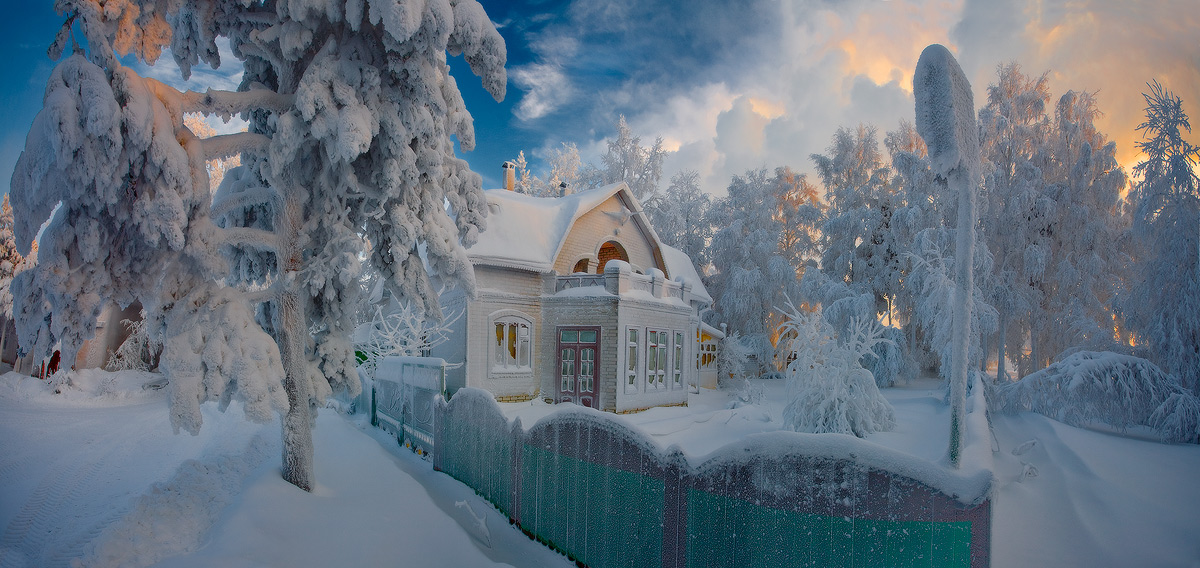
#> input picture pract6/image.jpg, 1200 x 568 px
$ python run.py
#> lines starting #> are read from the running program, lines starting #| are printed output that depends on the picture
#> the answer given: 3
from PIL import Image
import numpy as np
from sklearn import linear_model
import matplotlib.pyplot as plt


def compression(src, result, pn, bit):
#> called with src = 'image.jpg', result = 'compression_3_bits.jpg', pn = 5, bit = 3
    im = Image.open(src)
#> im is the input picture: PIL image 1200x568 RGB; mean R, G, B 101.8, 114.2, 126.7

    data = np.array(im.getdata()).reshape([im.height, im.width, 3])

    x = np.arange(0, im.width)
#> x = 1200 values from 0 to 1199

    X = np.array([x**i for i in np.arange(pn)]).transpose()

    plt.title('Цветовые каналы первой строки изображения')
    plt.plot(data[0, :, 0], 'r-')
    plt.plot(data[0, :, 1], 'g-')
    plt.plot(data[0, :, 2], 'b-')
    plt.grid()
    plt.show()
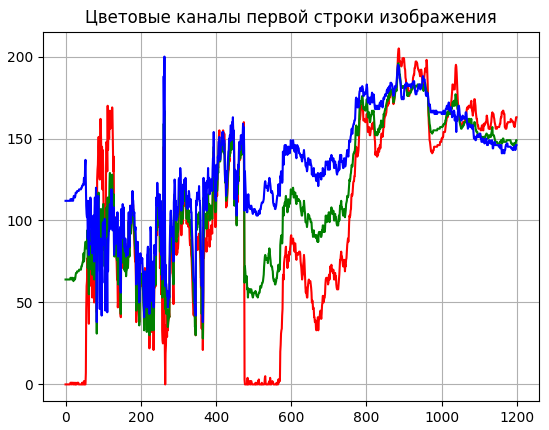
#> figure drawn by matplotlib, 1 panel; curve peaks at x = 886, y = 205; curve peaks at x = 885, y = 196; curve peaks at x = 263, y = 200

    y = data[0, :, 0]
#> y = 1200 values, max 205 at index 886, min 0 at index 0, mean 103.7
    lm = linear_model.LinearRegression()
    lm.fit(X, y)
    predicted = lm.predict(X)

    plt.title('Описание строки изображения с помощью полинома ' + str(pn) + ' степени')
    plt.plot(predicted, 'b--')
    plt.plot(y, 'b-')
    plt.grid()
    plt.show()
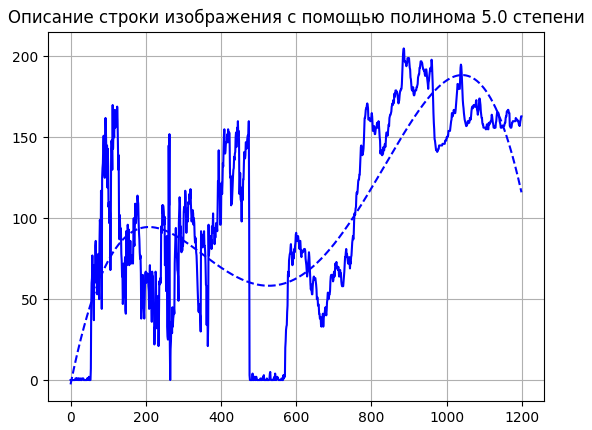
#> figure drawn by matplotlib, 1 panel; curve peaks at x = 1041, y = 188.5; curve peaks at x = 886, y = 205

    diff = y - predicted
#> diff = 1200 values, max 99.52 at index 474, min -91.03 at index 265, mean -2.72e-13

    bits_per_channel = bit

    threshold = 2**(bits_per_channel-1)-1

    diff = np.clip(diff, -threshold, threshold)
#> diff = 1200 values, max 3 at index 56, min -3 at index 6, mean -0.074

    y = predicted + diff
#> y = 1200 values, max 191.5 at index 1039, min 0 at index 0, mean 103.7
    y = np.clip(np.round(y), 0, 255)
#> y = 1200 values, max 192 at index 1038, min 0 at index 0, mean 103.7

    mas = [[0]*3 for i in range(im.height)]
    for i in range(im.height):
        for j in range(3):
            y = data[i, :, j]
            lm = linear_model.LinearRegression()
            lm.fit(X, y)
            predicted = lm.predict(X)
            diff = y - predicted
            diff = np.clip(diff, -threshold, threshold)
            y = predicted + diff
            y = np.clip(np.round(y), 0, 255)
            mas[i][j] = y.astype(int)
#> after the loop, mas = 568 items

    pix = im.load()
    for i in range(im.height):
        for j in range(im.width):
            for k in range(3):
                l = list(pix[j, i])
                l[k] = mas[i][k][j]
                pix[j, i] = tuple(l)

    im.save(result)
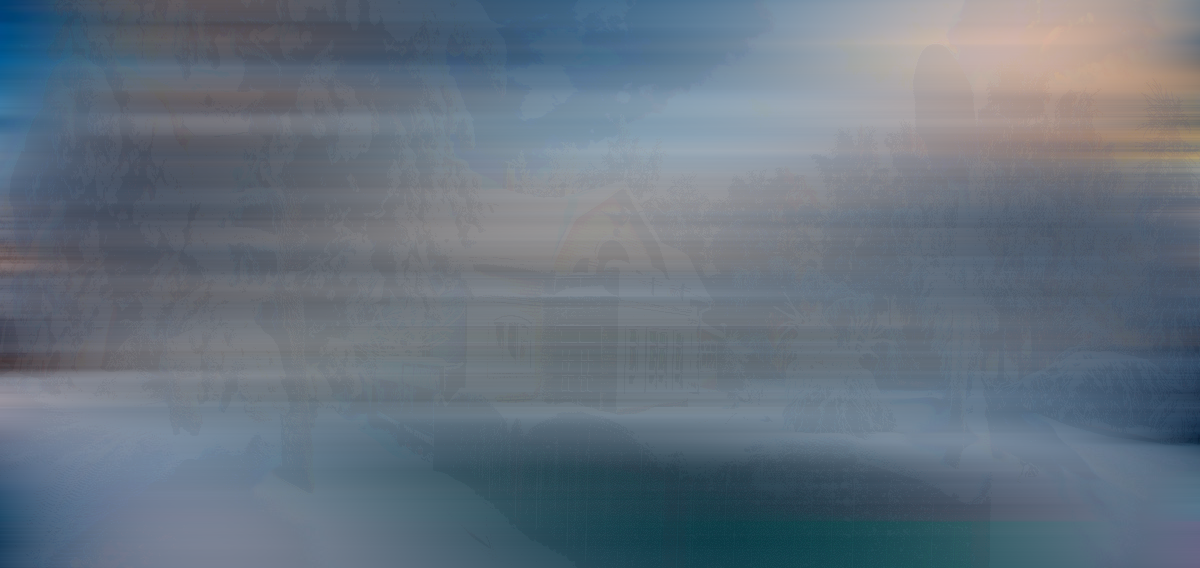
#> saved as compression_3_bits.jpg: PIL image 1200x568 RGB; mean R, G, B 101.8, 114.2, 126.8
    return "Готово"

bits = int(input("Bits: "))
result = 'compression_' + str(bits) + '_bits' + '.jpg'

print(compression('image.jpg', result , 5.0, bits))

$ run again, with pract6/compression_3_bits.jpg copied over pract6/image.jpg
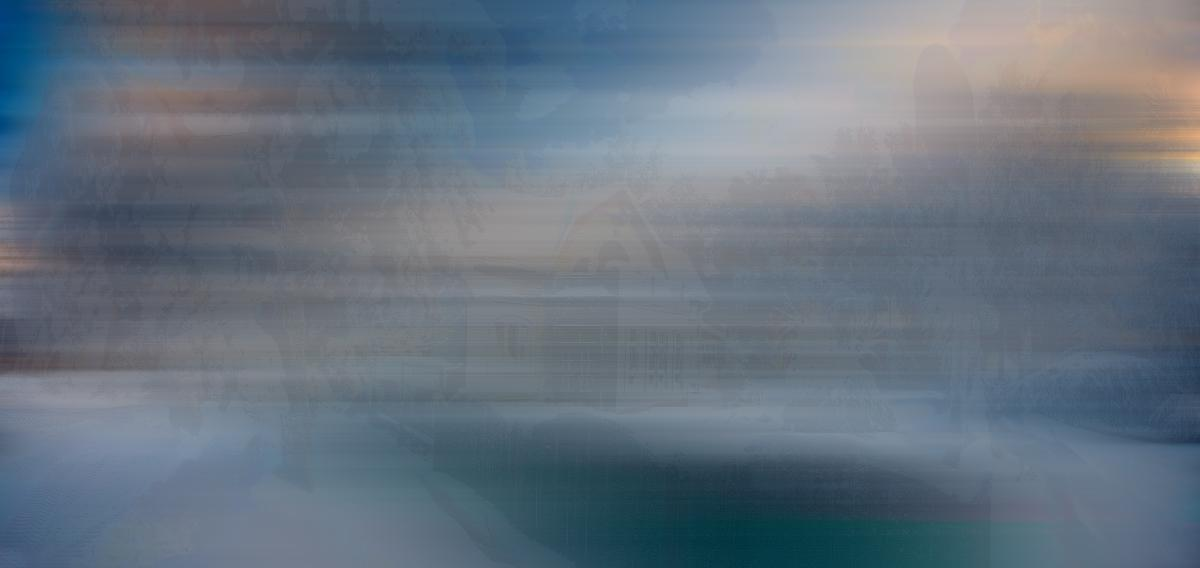
#> input picture pract6/compression_3_bits.jpg, 1200 x 568 px
#> in compression, im is the input picture: PIL image 1200x568 RGB; mean R, G, B 101.9, 114.2, 126.9
#> in compression, `plt.show()`:
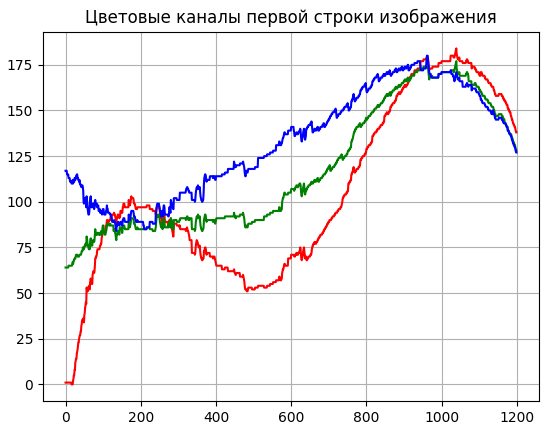
#> figure drawn by matplotlib, 1 panel; curve peaks at x = 1039, y = 184; curve peaks at x = 1039, y = 177; curve peaks at x = 961, y = 180
#> in compression, `y = data[0, :, 0]`: y = 1200 values, max 184 at index 1039, min 0 at index 16, mean 104.6
#> in compression, `plt.show()`:
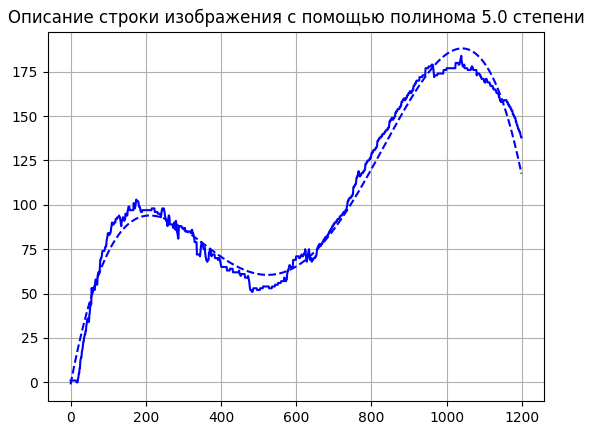
#> figure drawn by matplotlib, 1 panel; curve peaks at x = 1041, y = 188.2; curve peaks at x = 1039, y = 184
#> in compression, `diff = y - predicted`: diff = 1200 values, max 20.42 at index 1199, min -18.48 at index 19, mean -1.42e-13
#> in compression, `diff = np.clip(diff, -threshold, threshold)`: diff = 1200 values, max 3 at index 56, min -3 at index 5, mean 0.111
#> in compression, `y = predicted + diff`: y = 1200 values, max 185.2 at index 1041, min 1 at index 0, mean 104.7
#> in compression, `y = np.clip(np.round(y), 0, 255)`: y = 1200 values, max 185 at index 1023, min 1 at index 0, mean 104.7
#> after the loop in compression, `for i in range(im.height):`: mas = 568 items
